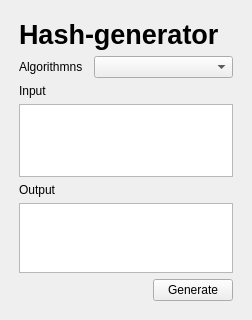
<?xml version="1.0" encoding="UTF-8"?>
<ui version="4.0">
 <class>MainWindow</class>
 <widget class="QMainWindow" name="MainWindow">
  <property name="geometry">
   <rect>
    <x>0</x>
    <y>0</y>
    <width>252</width>
    <height>320</height>
   </rect>
  </property>
  <property name="windowTitle">
   <string>MainWindow</string>
  </property>
  <widget class="QWidget" name="centralwidget">
   <layout class="QVBoxLayout" name="verticalLayout_2">
    <item>
     <layout class="QVBoxLayout" name="verticalLayout">
      <property name="sizeConstraint">
       <enum>QLayout::SetDefaultConstraint</enum>
      </property>
      <property name="leftMargin">
       <number>10</number>
      </property>
      <property name="topMargin">
       <number>10</number>
      </property>
      <property name="rightMargin">
       <number>10</number>
      </property>
      <property name="bottomMargin">
       <number>10</number>
      </property>
      <item>
       <widget class="QLabel" name="labelTitle">
        <property name="font">
         <font>
          <pointsize>20</pointsize>
          <weight>75</weight>
          <bold>true</bold>
         </font>
        </property>
        <property name="text">
         <string>Hash-generator</string>
        </property>
       </widget>
      </item>
      <item>
       <layout class="QHBoxLayout" name="horizontalLayoutAlgorithmns">
        <property name="spacing">
         <number>0</number>
        </property>
        <item>
         <widget class="QLabel" name="labelAlgorithms">
          <property name="sizePolicy">
           <sizepolicy hsizetype="Preferred" vsizetype="Fixed">
            <horstretch>0</horstretch>
            <verstretch>0</verstretch>
           </sizepolicy>
          </property>
          <property name="maximumSize">
           <size>
            <width>75</width>
            <height>16777215</height>
           </size>
          </property>
          <property name="text">
           <string>Algorithmns</string>
          </property>
         </widget>
        </item>
        <item>
         <widget class="QComboBox" name="comboBoxAlgorithmns"/>
        </item>
       </layout>
      </item>
      <item>
       <widget class="QLabel" name="labelInput">
        <property name="sizePolicy">
         <sizepolicy hsizetype="Preferred" vsizetype="Fixed">
          <horstretch>0</horstretch>
          <verstretch>0</verstretch>
         </sizepolicy>
        </property>
        <property name="text">
         <string>Input</string>
        </property>
       </widget>
      </item>
      <item>
       <widget class="QTextEdit" name="textEditInput">
        <property name="sizePolicy">
         <sizepolicy hsizetype="Expanding" vsizetype="Expanding">
          <horstretch>0</horstretch>
          <verstretch>0</verstretch>
         </sizepolicy>
        </property>
       </widget>
      </item>
      <item>
       <widget class="QLabel" name="labelOutput">
        <property name="sizePolicy">
         <sizepolicy hsizetype="Preferred" vsizetype="Fixed">
          <horstretch>0</horstretch>
          <verstretch>0</verstretch>
         </sizepolicy>
        </property>
        <property name="text">
         <string>Output</string>
        </property>
       </widget>
      </item>
      <item>
       <widget class="QTextEdit" name="textEditOutput">
        <property name="maximumSize">
         <size>
          <width>16777215</width>
          <height>75</height>
         </size>
        </property>
       </widget>
      </item>
      <item>
       <layout class="QHBoxLayout" name="horizontalLayoutGenerate">
        <item>
         <spacer name="horizontalSpacer">
          <property name="orientation">
           <enum>Qt::Horizontal</enum>
          </property>
          <property name="sizeHint" stdset="0">
           <size>
            <width>40</width>
            <height>20</height>
           </size>
          </property>
         </spacer>
        </item>
        <item>
         <widget class="QPushButton" name="pushButtonGenerate">
          <property name="text">
           <string>Generate</string>
          </property>
         </widget>
        </item>
       </layout>
      </item>
     </layout>
    </item>
   </layout>
  </widget>
 </widget>
 <resources/>
 <connections/>
</ui>
